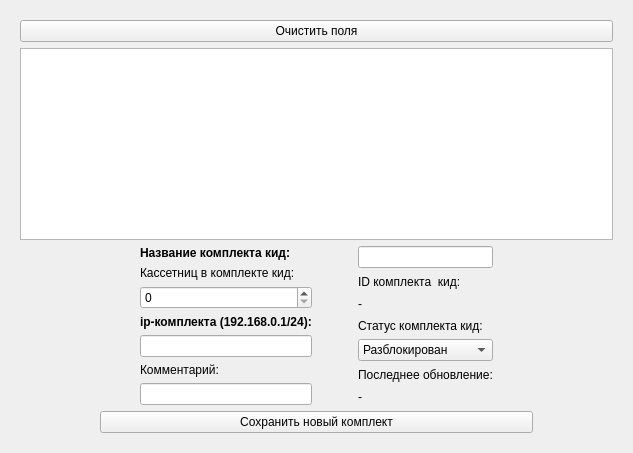
                <widget class="QWidget" name="tab_45">
                 <attribute name="title">
                  <string>Комплекты</string>
                 </attribute>
                 <layout class="QGridLayout" name="gridLayout_43">
                  <item row="0" column="0">
                   <widget class="QFrame" name="frame_4">
                    <layout class="QVBoxLayout" name="verticalLayout_15">
                     <item>
                      <widget class="QPushButton" name="btnSetCreateNew_kid">
                       <property name="text">
                        <string>Очистить поля</string>
                       </property>
                      </widget>
                     </item>
                     <item>
                      <widget class="QTableView" name="tableView_set_kid">
                       <property name="minimumSize">
                        <size>
                         <width>0</width>
                         <height>150</height>
                        </size>
                       </property>
                       <property name="maximumSize">
                        <size>
                         <width>16777215</width>
                         <height>300</height>
                        </size>
                       </property>
                      </widget>
                     </item>
                     <item>
                      <layout class="QHBoxLayout" name="horizontalLayout_22">
                       <item>
                        <spacer name="horizontalSpacer_46">
                         <property name="orientation">
                          <enum>Qt::Orientation::Vertical</enum>
                         </property>
                         <property name="sizeHint" stdset="0">
                          <size>
                           <width>40</width>
                           <height>20</height>
                          </size>
                         </property>
                        </spacer>
                       </item>
                       <item>
                        <spacer name="horizontalSpacer_52">
                         <property name="orientation">
                          <enum>Qt::Orientation::Vertical</enum>
                         </property>
                         <property name="sizeHint" stdset="0">
                          <size>
                           <width>40</width>
                           <height>20</height>
                          </size>
                         </property>
                        </spacer>
                       </item>
                       <item>
                        <layout class="QVBoxLayout" name="areaSetOne_4">
                         <item>
                          <layout class="QHBoxLayout" name="horizontalLayout_9">
                           <item>
                            <spacer name="horizontalSpacer_47">
                             <property name="orientation">
                              <enum>Qt::Orientation::Vertical</enum>
                             </property>
                             <property name="sizeHint" stdset="0">
                              <size>
                               <width>40</width>
                               <height>20</height>
                              </size>
                             </property>
                            </spacer>
                           </item>
                           <item>
                            <layout class="QVBoxLayout" name="verticalLayout_5">
                             <item>
                              <widget class="QLabel" name="label_111">
                               <property name="font">
                                <font>
                                 <bold>true</bold>
                                </font>
                               </property>
                               <property name="text">
                                <string>Название комплекта кид: </string>
                               </property>
                              </widget>
                             </item>
                             <item>
                              <widget class="QLabel" name="label_66">
                               <property name="text">
                                <string>Кассетниц в комплекте кид:</string>
                               </property>
                              </widget>
                             </item>
                             <item>
                              <widget class="QSpinBox" name="inputIntSetQuantity_kid"/>
                             </item>
                             <item>
                              <widget class="QLabel" name="label_67">
                               <property name="font">
                                <font>
                                 <bold>true</bold>
                                </font>
                               </property>
                               <property name="text">
                                <string>ip-комплекта (192.168.0.1/24):</string>
                               </property>
                               <property name="scaledContents">
                                <bool>false</bool>
                               </property>
                               <property name="wordWrap">
                                <bool>false</bool>
                               </property>
                               <property name="openExternalLinks">
                                <bool>false</bool>
                               </property>
                              </widget>
                             </item>
                             <item>
                              <widget class="QLineEdit" name="inputSetIp_kid"/>
                             </item>
                             <item>
                              <widget class="QLabel" name="label_68">
                               <property name="text">
                                <string>Комментарий:</string>
                               </property>
                              </widget>
                             </item>
                             <item>
                              <widget class="QLineEdit" name="lineSetNote_kid"/>
                             </item>
                             <item>
                              <layout class="QHBoxLayout" name="horizontalLayout_7"/>
                             </item>
                            </layout>
                           </item>
                           <item>
                            <spacer name="horizontalSpacer_53">
                             <property name="orientation">
                              <enum>Qt::Orientation::Vertical</enum>
                             </property>
                             <property name="sizeHint" stdset="0">
                              <size>
                               <width>40</width>
                               <height>20</height>
                              </size>
                             </property>
                            </spacer>
                           </item>
                           <item>
                            <layout class="QVBoxLayout" name="verticalLayout_8">
                             <item>
                              <widget class="QLineEdit" name="inputSetName_kid"/>
                             </item>
                             <item>
                              <widget class="QLabel" name="label_69">
                               <property name="text">
                                <string>ID комплекта  кид:</string>
                               </property>
                              </widget>
                             </item>
                             <item>
                              <widget class="QLabel" name="textSetId_kid">
                               <property name="text">
                                <string>-</string>
                               </property>
                              </widget>
                             </item>
                             <item>
                              <widget class="QLabel" name="label_70">
                               <property name="text">
                                <string>Статус комплекта кид:</string>
                               </property>
                              </widget>
                             </item>
                             <item>
                              <widget class="QComboBox" name="comboSetStatus_kid">
                               <item>
                                <property name="text">
                                 <string>Разблокирован</string>
                                </property>
                               </item>
                               <item>
                                <property name="text">
                                 <string>Заблокирован</string>
                                </property>
                               </item>
                              </widget>
                             </item>
                             <item>
                              <widget class="QLabel" name="label_71">
                               <property name="text">
                                <string>Последнее обновление:</string>
                               </property>
                              </widget>
                             </item>
                             <item>
                              <layout class="QHBoxLayout" name="horizontalLayout_25">
                               <item>
                                <widget class="QLabel" name="dateSetLastUpdate_kid">
                                 <property name="text">
                                  <string>-</string>
                                 </property>
                                </widget>
                               </item>
                              </layout>
                             </item>
                            </layout>
                           </item>
                           <item>
                            <spacer name="horizontalSpacer_48">
                             <property name="orientation">
                              <enum>Qt::Orientation::Vertical</enum>
                             </property>
                             <property name="sizeHint" stdset="0">
                              <size>
                               <width>40</width>
                               <height>20</height>
                              </size>
                             </property>
                            </spacer>
                           </item>
                          </layout>
                         </item>
                         <item>
                          <layout class="QGridLayout" name="gridLayout_set_kid">
                           <item row="0" column="0">
                            <widget class="QPushButton" name="btnSetSave_kid">
                             <property name="text">
                              <string>Сохранить новый комплект</string>
                             </property>
                            </widget>
                           </item>
                          </layout>
                         </item>
                        </layout>
                       </item>
                       <item>
                        <spacer name="horizontalSpacer_54">
                         <property name="orientation">
                          <enum>Qt::Orientation::Vertical</enum>
                         </property>
                         <property name="sizeHint" stdset="0">
                          <size>
                           <width>40</width>
                           <height>20</height>
                          </size>
                         </property>
                        </spacer>
                       </item>
                       <item>
                        <spacer name="horizontalSpacer_62">
                         <property name="orientation">
                          <enum>Qt::Orientation::Vertical</enum>
                         </property>
                         <property name="sizeHint" stdset="0">
                          <size>
                           <width>40</width>
                           <height>20</height>
                          </size>
                         </property>
                        </spacer>
                       </item>
                      </layout>
                     </item>
                    </layout>
                   </widget>
                  </item>
                 </layout>
                </widget>
